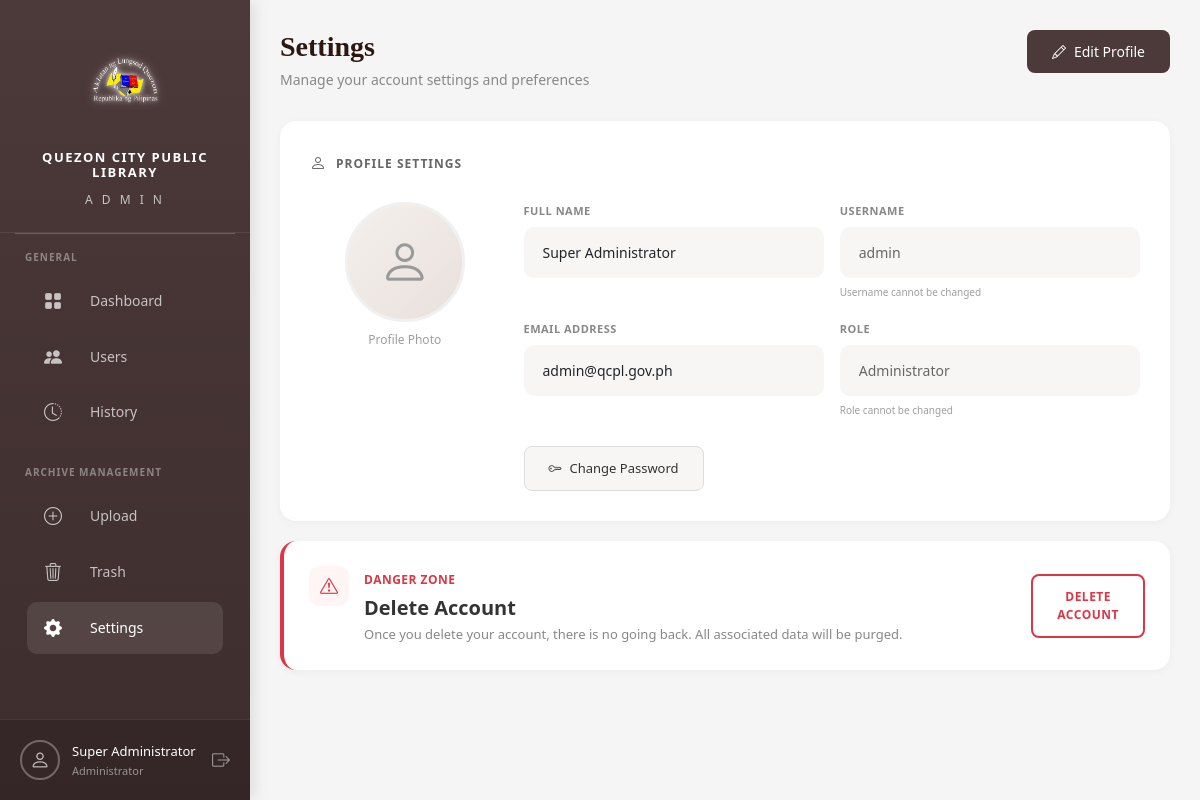
Page /pages/settings.php (signed in) on the committed database.
### tables this page shows
CREATE TABLE IF NOT EXISTS users (
    id INT PRIMARY KEY AUTO_INCREMENT,
    username VARCHAR(50) UNIQUE NOT NULL,
    password VARCHAR(255) NOT NULL,
    full_name VARCHAR(100) NOT NULL,
    email VARCHAR(100) UNIQUE NOT NULL,
    profile_photo VARCHAR(255) DEFAULT NULL,
    role ENUM('super_admin', 'admin') DEFAULT 'admin',
    status ENUM('active', 'inactive') DEFAULT 'active',
    last_login DATETIME DEFAULT NULL,
    created_at DATETIME DEFAULT CURRENT_TIMESTAMP,
    updated_at DATETIME DEFAULT CURRENT_TIMESTAMP ON UPDATE CURRENT_TIMESTAMP
);

### pages/settings.php (the view, shortened to what the rows shown need)
<?php
require_once __DIR__ . '/../includes/auth.php';
$darkMode = getSetting('dark_mode', '0');
?>
<!DOCTYPE html>
<html lang="en">
<head>
    <link href="https://cdn.jsdelivr.net/npm/bootstrap@5.3.2/dist/css/bootstrap.min.css" rel="stylesheet">
    <link href="https://cdn.jsdelivr.net/npm/bootstrap-icons@1.11.1/font/bootstrap-icons.css" rel="stylesheet">
    <link href="<?= APP_URL ?>/assets/css/style.css" rel="stylesheet">
    <link href="<?= APP_URL ?>/assets/css/dark-mode.css" rel="stylesheet">
</head>
<body class="<?= $darkMode === '1' ? 'dark-mode' : '' ?>">
    <?php include __DIR__ . '/../layouts/sidebar.php'; ?>
    <main class="main-content">
        <div class="page-header" style="display: flex; align-items: flex-start; justify-content: space-between;">
            <div>
                <h1 class="page-title"
                    style="font-size: 28px; font-weight: 600; color: #2C1810; font-family: 'Playfair Display', Georgia, serif;">
                    Settings</h1>
            </div>
        </div>
        <div class="row g-4">
            <div class="col-lg-12">
                <div class="settings-card"
                    style="background: white; border-radius: 16px; padding: 30px; box-shadow: 0 2px 8px rgba(0,0,0,0.04);">
                    <form method="POST" enctype="multipart/form-data" id="profileForm">
                        <div class="row g-4">
                            <div class="col-md-9">
                                <div class="row g-3">
                                    <div class="col-md-6">
                                        <label
                                            style="font-size: 11px; font-weight: 600; color: #888; text-transform: uppercase; letter-spacing: 0.5px; margin-bottom: 8px; display: block;">Full
                                            Name</label>
                                        <input type="text" class="form-control profile-field" name="full_name"
                                            value="<?= htmlspecialchars($currentUser['full_name']) ?>" required readonly
                                            style="background: #f8f6f5; border: 1px solid transparent; padding: 14px 18px; border-radius: 10px; font-size: 14px;">
                                    </div>
                                    <div class="col-md-6">
                                        <label
                                            style="font-size: 11px; font-weight: 600; color: #888; text-transform: uppercase; letter-spacing: 0.5px; margin-bottom: 8px; display: block;">Username</label>
                                        <input type="text" class="form-control" name="username"
                                            value="<?= htmlspecialchars($currentUser['username']) ?>"
                                            style="background: #f8f6f5; border: 1px solid transparent; padding: 14px 18px; border-radius: 10px; font-size: 14px; color: #666;"
                                            readonly disabled>
                                        <small class="text-muted" style="font-size: 10px;">Username cannot be
                                            changed</small>
                                    </div>
                                    <div class="col-md-6">
                                        <label
                                            style="font-size: 11px; font-weight: 600; color: #888; text-transform: uppercase; letter-spacing: 0.5px; margin-bottom: 8px; display: block;">Email
                                            Address</label>
                                        <input type="email" class="form-control profile-field" name="email"
                                            value="<?= htmlspecialchars($currentUser['email']) ?>" readonly
                                            style="background: #f8f6f5; border: 1px solid transparent; padding: 14px 18px; border-radius: 10px; font-size: 14px;">
                                    </div>
                                    <div class="col-md-6">
                                        <label
                                            style="font-size: 11px; font-weight: 600; color: #888; text-transform: uppercase; letter-spacing: 0.5px; margin-bottom: 8px; display: block;">Role</label>
                                        <input type="text" class="form-control"
                                            value="<?= ucfirst($currentUser['role'] === 'super_admin' ? 'Administrator' : $currentUser['role']) ?>"
                                            style="background: #f8f6f5; border: 1px solid transparent; padding: 14px 18px; border-radius: 10px; font-size: 14px; color: #666;"
                                            readonly disabled>
                                        <small class="text-muted" style="font-size: 10px;">Role cannot be
                                            changed</small>
                                    </div>
                                </div>
                            </div>
                        </div>
                    </form>
                </div>
            </div>
        </div>
    </main>
    <?php include __DIR__ . '/../layouts/footer.php'; ?>
</body>
</html>

### layouts/sidebar.php (shortened to what the rows shown need)
<aside class="sidebar" id="sidebar">
    <div class="sidebar-header" style="text-align: center; padding: 25px 20px 20px;">
        <h2
            style="color: #fff; font-size: 13px; font-weight: 600; letter-spacing: 1.5px; margin: 0 0 5px; text-transform: uppercase;">
            QUEZON CITY PUBLIC LIBRARY</h2>
    </div>
    <div class="sidebar-footer"
        style="padding: 20px; border-top: 1px solid rgba(255,255,255,0.08); display: flex; align-items: center; gap: 12px;">
        <div style="flex: 1;">
            <div style="color: #fff; font-size: 13px; font-weight: 500;">
                <?= htmlspecialchars($currentUser['full_name'] ?? 'User') ?>
            </div>
            <div style="color: rgba(255,255,255,0.5); font-size: 11px;">Administrator</div>
        </div>
    </div>
</aside>

### rows in the picture
users: full_name "Super Administrator", username "admin", email "admin@qcpl.gov.ph", role "Administrator"
